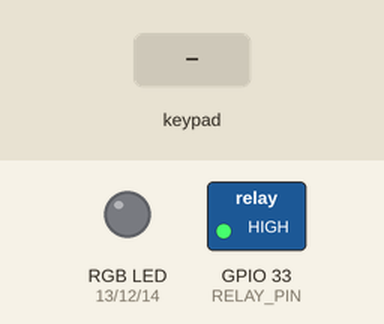
A sketch run on a simulated ESP32. Shown: switched loads named in the sketch (green lamp = pin HIGH), an RGB LED mixed from three pins (HIGH = lit). Dashed ring = blinking. The inputs (shaded band) are chosen by the test bench. WiFi joins after 1.5 s; servers stay silent unless stated; I2S audio is not simulated (input reads silence); the Firebase database answers and starts empty; what the sketch prints to the serial monitor is not drawn.

Above: at 3.7 s.
3.8 s: key '*' pressed
At 4.12 s:
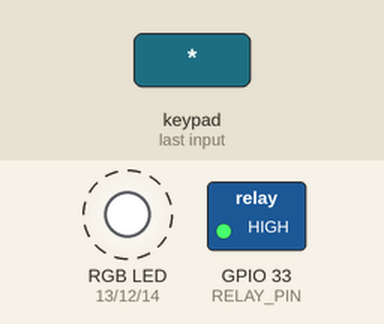
5.6 s: keypad keys 1 2 3 pressed 0.4 s apart
At 5.68 s:
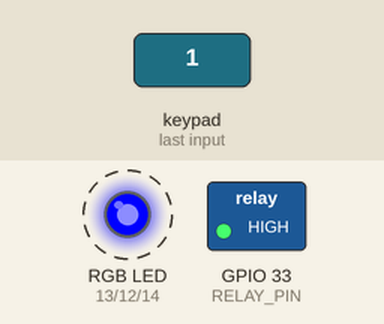
9.1 s: key '#' pressed
At 10.3 s:
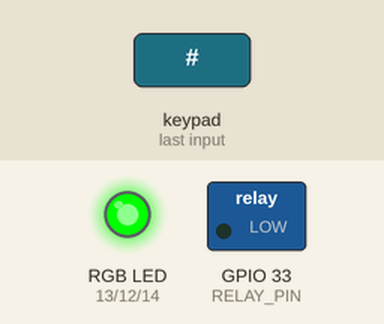
15.1 s: keypad keys 1 3 9 # pressed 0.4 s apart
At 16.67 s:
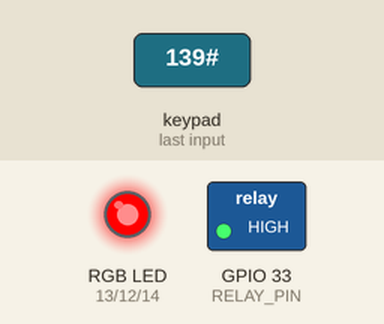
19.4 s: key '1' pressed
At 19.48 s:
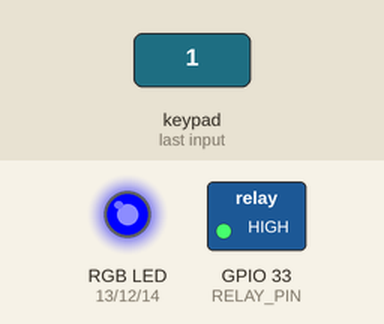
30.9 s: keypad keys 1 2 3 # pressed 0.4 s apart
At 34.8 s:
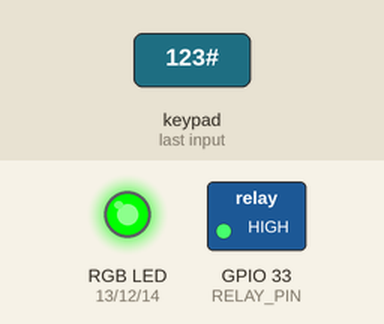
Timing chart, 0 to 36.5 s (numbered marks = the images above; inputs shaded):
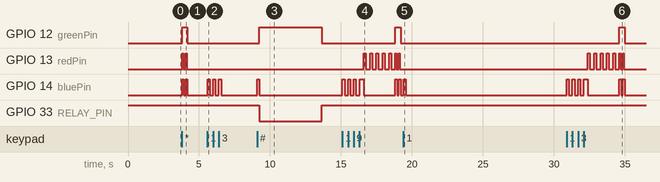

The sketch:

final_hardware.ino
```cpp
#include <ESP32Firebase.h>
#include <WiFi.h>
#include <WiFiAP.h>
#include <WiFiClient.h>
#include <WiFiGeneric.h>
#include <WiFiMulti.h>
#include <WiFiSTA.h>
#include <WiFiScan.h>
#include <WiFiServer.h>
#include <WiFiType.h>
#include <WiFiUdp.h>
#include <Adafruit_Keypad.h>
#include <Arduino.h>
#include <driver/i2s.h>
#include <math.h>
#include <ezOutput.h>
#include <ArduinoJson.h>
#include <time.h>
#include <stdio.h>
#include <string.h>
#include <stdlib.h>
#define STACK_SIZE 10000
int lock_value = 0;


// WiFi and Firebase setup:

#define _SSID "ICST"          // Your WiFi SSID
#define _PASSWORD "arduino123"    // Your WiFi Password

#define UNLOCK_TIME 3000 // in milliseconds

// /* 2. Define the API Key */
// #define API_KEY "AIzaSyAHANIi3AEgVl8ir3Cs5ePn6qJLWD9LY1Y"

// /* 3. Define the RTDB URL */
#define DATABASE_URL "https://console.firebase.google.com/u/0/project/smartdoorbell------/------------/data/~2F" //<databaseName>.firebaseio.com or <databaseName>.<region>.firebasedatabase.app
//https://console.firebase.google.com/u/0/project/smartdoorbell-7e38f/database/smartdoorbell-7e38f-default-rtdb/data/~2F
#define REFERENCE_URL "https://smartdoorbell---------rtdb.firebaseio.com/"
//https://console.firebase.google.com/u/0/project/smartdoorbell-7e38f/database/smartdoorbell-7e38f-default-rtdb/data/~2F"
#define FIREBASE_AUTH "AIz-----------------------"


/*******     here is the firebase and wifi connection *******/

Firebase firebase(REFERENCE_URL);

void firebaseSetup() {
  Serial.println("Connecting to WIFI: Pending...");
  WiFi.mode(WIFI_STA);
  WiFi.disconnect();
  delay(1000);
  WiFi.begin(_SSID, _PASSWORD);

  while (WiFi.status() != WL_CONNECTED) {
    delay(10);
  }
  Serial.println("Connected to WIFI");
}

int firebaseReadLock() {
  int lck = firebase.getInt("lck");

  return lck;
}


int firebaseReadTime() {
 int time = firebase.getInt("time");

  return time;
}


/*******    end of firebase and wifi connection *******/

unsigned long lastLockCheckTime = 0; // Variable to keep track of the last lock check time
const unsigned long lockCheckInterval = 11000; // Check the lock every 11 seconds
const String password = "123"; // change your password here
String input_password;


// Define the pins for RGB LED green and red and blue
const int greenPin = 12;    // Green pin green wire
const int redPin = 13;    // Red pin red wire
const int bluePin = 14;    // blue pin blue wire


/*******     here is the keypad configoration code *******/


// define your specific keypad here via PID
#define KEYPAD_PID3845


// define your pins here for keypad
#define R4   15 //brown wire
#define R3   4  //red wire
#define R2   5  //orange wire
#define R1   18   //yellow wire
#define C1   23 //white wire
#define C2   22 //purple wire
#define C3   21  //blue wire
#define C4   19  //green wire

// Keymap for 4x4 Keypad
char keys[4][4] = {
  {'1','2','3', 'A'},
  {'4','5','6', 'B'},
  {'7','8','9', 'C'},
  {'*','0','#', 'D'}
};

// Row and column pins for 4x4 Keypad
byte rowPins[4] = { R1, R2, R3, R4 };
byte colPins[4] = { C1, C2, C3 , C4 };

// Initialize an instance of class Adafruit_Keypad
Adafruit_Keypad customKeypad = Adafruit_Keypad(makeKeymap(keys), rowPins, colPins, 4, 4);


/*******     end of keypad configoration    *******/


//*******************************************************//


/*******     here is the implifier configoration code and sound functions *******/


// Define I2S pins for implifier and speaker
#define I2S_NUM         I2S_NUM_0
#define I2S_BCK_PIN     26 //BCLK -> D26 grey
#define I2S_WS_PIN      27 //LRC -> D27 orange wire
#define I2S_DATA_PIN    25 //DIN -> D25 purple wire
#define SAMPLE_RATE     44100
#define PI              3.14159265358979323846
//connect pins for implifier :
//Vin -> 3v3 red wire
//GND -> GND brown wire
//SD + GAIN are unconnected
//sound functions
void KeyPressedSound(); //sound when any key is pressed
void EmptyPasswordSound(); //when input is empty and user presses #
void CorrectPasswordSound(); //sound when password is correct
void WrongPasswordSound(); //sound when password is incorrect
void resetpassword(); //lights flickering when * is pressed to reset the password
/*******     end of implifier and sound functions *******/


//*******************************************************//


/*******     here is the relay code and functions *******/

#define RELAY_PIN   33 // ESP32 pin GPIO33 connected to the solenoid lock relay in1

//relay wiring configoration
//VCC -> 3v3 red wire
//IN1-> D33 orange wire
//GND->GND brown wire

void opendoor();
void donotopendoor();
TaskHandle_t xlockhandler;

/*******     end of relay code and functions *******/

void checklock(void* param); // function to check the lock value in firebase every 11 seconds

bool extract_codes(const char *input, const char *password, size_t size, char *extracted_code, long long *expiry_time) {
    const char *code_keyword = "\"code\":\"";
    const char *expiry_keyword = "\"expiry\":";
    char *position = strstr(input, code_keyword);
    Serial.println(input);
    while (position != NULL) {
        position += strlen(code_keyword);  // Move past the "code":" part
        int i = 0;

        // Extract code until the closing quotation mark
        while (position[i] != '"' && position[i] != '\0') {
            extracted_code[i] = position[i];
            i++;
        }

        extracted_code[i] = '\0';  // Null-terminate the string
        Serial.println(extracted_code);
        // Move past the closing quotation mark
        position += i + 1;

        if (strncmp(extracted_code, password, strlen(extracted_code)) == 0) {

          // Extract the expiry time
          char *expiry_position = strstr(position, expiry_keyword);
          if (expiry_position != NULL) {
              expiry_position += strlen(expiry_keyword);  // Move past the "expiry": part
              *expiry_time = strtoll(expiry_position, NULL, 10); // Convert expiry to long long


          } else {
              *expiry_time = 0; // Default value if expiry time not found
          }
          return true;
        }
      // Move to the next occurrence
      position = strstr(position, code_keyword);
    }
    return false;
}

bool checkPassword(String input_password) {
  String pass = firebase.getString("tempPass");
  const char* pass_char = pass.c_str();
  const char* input_password_char = input_password.c_str();

  char extracted_code[1000];
  long long expiry_time = 0;
  if(extract_codes(pass_char, input_password_char, input_password.length(), extracted_code, &expiry_time))
  {
    Serial.println(expiry_time);
    Serial.println(firebaseReadTime());

    if (expiry_time > firebaseReadTime()) {
        Serial.println("Valid code: ");
        Serial.println(extracted_code);
        return true;
    } else {
        Serial.println("Code expired");
        return false;
    }

  }
  else{
    return false;
  }
  Serial.print(pass);
}


void setup() {
  Serial.begin(9600);  // Adjusted for ESP32
  customKeypad.begin();
  pinMode(redPin, OUTPUT);
  pinMode(greenPin, OUTPUT);
  pinMode(bluePin, OUTPUT);
  pinMode(RELAY_PIN, OUTPUT);
  digitalWrite(RELAY_PIN, HIGH);
  WiFi.mode(WIFI_STA);
  delay(1000);
  WiFi.begin(_SSID, _PASSWORD);
  Serial.print("CONNECTING TO WIFI");
  while (WiFi.status() != WL_CONNECTED) {
    delay(5);
    Serial.print(".");
  }
  Serial.println("");
  Serial.println("Connected to WIFI");

  // I2S configuration
  i2s_config_t i2s_config = {
    .mode = (i2s_mode_t)(I2S_MODE_MASTER | I2S_MODE_TX),  // Master, TX only
    .sample_rate = SAMPLE_RATE,
    .bits_per_sample = I2S_BITS_PER_SAMPLE_16BIT,
    .channel_format = I2S_CHANNEL_FMT_RIGHT_LEFT,
    .communication_format = I2S_COMM_FORMAT_I2S_MSB,
    .intr_alloc_flags = 0, // default interrupt priority
    .dma_buf_count = 8,
    .dma_buf_len = 64,
    .use_apll = false,
    .tx_desc_auto_clear = true,
    .fixed_mclk = 0
  };

  // I2S pin configuration
  i2s_pin_config_t pin_config = {
    .bck_io_num = I2S_BCK_PIN,
    .ws_io_num = I2S_WS_PIN,
    .data_out_num = I2S_DATA_PIN,
    .data_in_num = I2S_PIN_NO_CHANGE
  };
  Serial.println("I2S protocol configured");

  // Install and start I2S driver
  i2s_driver_install(I2S_NUM, &i2s_config, 0, NULL);
  i2s_set_pin(I2S_NUM, &pin_config);
  i2s_zero_dma_buffer(I2S_NUM);
  Serial.println("I2S driver installed");


  //create the thread which check lock value in the firebase
  xTaskCreate(checklock , "Check lock" , STACK_SIZE , NULL , 1 , &xlockhandler);

}


void loop() {
  //Turn off all lights (just to be sure)
  digitalWrite(bluePin, 0);
  digitalWrite(redPin, 0);
  digitalWrite(greenPin, 0);
  if(lock_value > 50)
  {
     Serial.println("lock's value is : ");
     Serial.println(lock_value);
     opendoor();
     firebase.setInt("lock", 1);
     lock_value = 0;
  }
  customKeypad.tick();
  keypadEvent e = customKeypad.read();
  char key = (char)e.bit.KEY;
  if (e.bit.EVENT == KEY_JUST_PRESSED) {
      digitalWrite(bluePin, 255); //blue light on when pressed
      if (key != '*')
            KeyPressedSound(); //any time a key is pressed it makes a sound
      Serial.print(key);
      Serial.println(" pressed");
      if (key == '*') {
        resetpassword();
      } else if (key == '#')
      {
        if(input_password == "")
        {
          EmptyPasswordSound();
        }
        else if(input_password == password)
        {
          opendoor();
        }
        else if(checkPassword(input_password))
        {
          opendoor();
        }
        else
        {
          donotopendoor();
        }
       input_password = ""; // reset the input password
     }else {
      input_password += key; // append new character to input password string
      Serial.print("password till now is : ");
      Serial.println(input_password);
      }
      digitalWrite(bluePin, 0); //turn of blue light
    } else if (e.bit.EVENT == KEY_JUST_RELEASED) {
      Serial.print(key);
      Serial.println(" released");
      digitalWrite(bluePin, 0); //turn of blue light
    }
     vTaskResume(xlockhandler);
}


//sound functions

void KeyPressedSound() //sound when any key is pressed
{
  static float phase = 0;
  size_t bytes_written;
  int16_t samples[64];

   // Generate a 1kHz sine wave
  for (int i = 0; i < 64; i++) {
         samples[i] = (int16_t)(32767 * sin(phase));
         phase += 2 * PI * 5000 / SAMPLE_RATE;
         if (phase >= 2 * PI) {
            phase -= 2 * PI;
        }
      }
      int j = 0;
      while(j<200){
        i2s_write(I2S_NUM, samples, sizeof(samples), &bytes_written, portMAX_DELAY);
        j++;
      }
}


void EmptyPasswordSound() //when input is empty and user presses #
{
  digitalWrite(bluePin, 0); //blue light off
  digitalWrite(greenPin, 0); //blue light off
  digitalWrite(redPin, 255); //red light on
  Serial.println("empty password");
  static float phase = 0;
  size_t bytes_written;
  int16_t samples[64];

   // Generate a cossine wave
  for (int i = 0; i < 64; i++) {
         samples[i] = (int16_t)(10000000 * cos(phase));
         phase += 2 * PI * 5000 / SAMPLE_RATE;
         if (phase >= 2 * PI) {
            phase -= 2 * PI;
        }
      }
      int j = 0;
      while(j<1000){
        i2s_write(I2S_NUM, samples, sizeof(samples), &bytes_written, portMAX_DELAY);
        j++;
      }
      digitalWrite(redPin, 0); //red light off
}

void CorrectPasswordSound() //sound when password is correct
{
  static float phase = 0;
  size_t bytes_written;
  int16_t samples[64];
   // Generate a 1kHz sine wave
  for (int i = 0; i < 64; i++) {
         samples[i] = (int16_t)(32767 * sin(phase));
         phase += 2 * PI * 5000 / SAMPLE_RATE;
         if (phase >= 2 * PI) {
            phase -= 2 * PI;
        }
      }
      int j = 0;
      while(j<1900){
        i2s_write(I2S_NUM, samples, sizeof(samples), &bytes_written, portMAX_DELAY);
        j++;
      }
}

void WrongPasswordSound() //sound when password is incorrect
{
  static float phase = 0;
  size_t bytes_written;
  int16_t samples[64];
   // Generate a 1kHz sine wave
  for (int i = 0; i < 64; i++) {
         samples[i] = (int16_t)(32767 * sin(phase));
         phase += 2 * PI * 5000 / SAMPLE_RATE;
         if (phase >= 2 * PI) {
            phase -= 2 * PI;
        }
      }
      // make beeping sound 5 times
      for (int k = 0; k < 5; k++) {
          int j=0;
          digitalWrite(redPin, 255); //red light on
          while(j<200){
             i2s_write(I2S_NUM, samples, sizeof(samples), &bytes_written, portMAX_DELAY);
            j++;
          }
          digitalWrite(redPin, 0); //red light off
          delay(300);
        }

    }


    //lights flickering when * is pressed to reset the password
    void resetpassword()
    {

      digitalWrite(greenPin, 255); //green light on
      digitalWrite(redPin, 255); //red light on
      digitalWrite(bluePin, 255); //blue light on

      input_password = ""; // reset the input password

      //generate first sine wave
      static float phase1 = 0;
      size_t bytes_written1;
      int16_t samples1[64];
      // Generate a 1kHz sine wave
      for (int i = 0; i < 64; i++) {
         samples1[i] = (int16_t)(32767 * sin(phase1));
         phase1 += 2 * PI * 5000 / SAMPLE_RATE;
         if (phase1 >= 2 * PI) {
            phase1 -= 2 * PI;
        }
      }


      //generate second cosine wave
      static float phase2 = 0;
      size_t bytes_written2;
      int16_t samples2[64];
      // Generate a xkHz sine wave
      for (int i = 0; i < 64; i++) {
         samples2[i] = (int16_t)(100000 * cos(phase2));
         phase2 += 2 * PI * 5000 / SAMPLE_RATE;
         if (phase2 >= 2 * PI) {
            phase2 -= 2 * PI;
        }
      }


      // make beeping sound 3 times
      for (int k = 0; k < 3; k++) {
          if(k%2 == 0)
          {
            int j1=0;
            digitalWrite(greenPin, 255); //green light on
            digitalWrite(redPin, 255); //red light on
            digitalWrite(bluePin, 255); //blue light on
            while(j1<100){
              i2s_write(I2S_NUM, samples1, sizeof(samples1), &bytes_written1, portMAX_DELAY);
              j1++;
            }
            digitalWrite(redPin, 0); //red light off
            delay(50);
            }
          else
          {
            int j2=0;
            digitalWrite(bluePin, 0); //blue light off
            digitalWrite(redPin, 0); //red light off
            digitalWrite(greenPin, 255); //green light on
            while(j2<100){
              i2s_write(I2S_NUM, samples2, sizeof(samples2), &bytes_written2, portMAX_DELAY);
              j2++;
            }
            delay(50);
          }
        }
        digitalWrite(greenPin, 0); //green light off
        digitalWrite(bluePin, 0); //blue light off
        digitalWrite(redPin, 0); //red light off
        Serial.println("password has been reset");
    }


/*******     end of implifier and sound functions *******/


/*******     here is the relay code and functions *******/

void opendoor()
{
          digitalWrite(redPin, 0); //turn red light off
          digitalWrite(bluePin, 0); //turn blue light off
          Serial.println("password is correct");
          digitalWrite(greenPin, 255); //light green color
          digitalWrite(RELAY_PIN, LOW); // Unlock the door
          Serial.println("door open");
          CorrectPasswordSound();
          delay(3000);
          digitalWrite(RELAY_PIN, HIGH); // Lock the door
          Serial.println("door closed");
          digitalWrite(greenPin, 0); //turn off green light
}


void donotopendoor()
{
          Serial.print(input_password);
          Serial.println(" is invalid , please Try again");
          digitalWrite(bluePin, 0); //turn blue light off
          digitalWrite(greenPin, 0); //turn blue light off
          digitalWrite(redPin, 0); //turn red light off
          WrongPasswordSound();
          resetpassword();
}

void checklock(void* param) // function to check the lock value in firebase
{
   while(true){
      unsigned long currentTime = millis();
      if (currentTime - lastLockCheckTime >= lockCheckInterval) {
          lastLockCheckTime = currentTime;
          int lock = firebase.getInt("lock");
          lock_value = lock;

        }
      vTaskSuspend(NULL);
      vTaskDelay(10/portTICK_PERIOD_MS);

   }
   //vTaskDelete(NULL);
}


/*******     end of relay code and functions *******/
```

Measured:
- after the input at 3.8 s, GPIO 12 (greenPin): LOW → HIGH at once, → LOW 0.37 s later; GPIO 13 (redPin): alternates HIGH for 0.07 s and LOW for 0.17 s, 4 changes in all, then stays LOW, starting at once; GPIO 14 (bluePin): alternates HIGH for 0.13 s and LOW for 0.12 s, 4 changes in all, then stays LOW, starting at once
- after the input at 5.6 s, GPIO 14 (bluePin): alternates HIGH for 0.15 s and LOW for 0.25 s, 6 changes in all, then stays LOW, starting at once
- after the input at 9.1 s, GPIO 12 (greenPin): LOW → HIGH after 0.16 s, → LOW 4.4 s later; GPIO 14 (bluePin): LOW → HIGH at once, → LOW 0.15 s later; GPIO 33 (RELAY_PIN): HIGH → LOW after 0.16 s, → HIGH 4.4 s later
- after the input at 15.1 s, GPIO 12 (greenPin): LOW → HIGH after 3.7 s, → LOW 0.37 s later; GPIO 13 (redPin): goes 5 × (HIGH 0.15 s, LOW 0.30 s), HIGH 0.07 s, LOW 0.17 s, HIGH 0.07 s, then LOW, starting after 1.5 s
- after the input at 19.4 s, GPIO 14 (bluePin): LOW → HIGH at once, → LOW 0.15 s later
- after the input at 30.9 s, GPIO 12 (greenPin): LOW → HIGH after 3.7 s, → LOW 0.37 s later; GPIO 13 (redPin): goes 5 × (HIGH 0.15 s, LOW 0.30 s), HIGH 0.07 s, LOW 0.17 s, HIGH 0.07 s, then LOW, starting after 1.5 s
